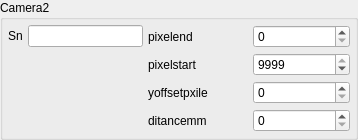
               <widget class="QGroupBox" name="groupBox_camera_2">
                <property name="minimumSize">
                 <size>
                  <width>358</width>
                  <height>0</height>
                 </size>
                </property>
                <property name="maximumSize">
                 <size>
                  <width>16777215</width>
                  <height>16777215</height>
                 </size>
                </property>
                <property name="title">
                 <string>Camera2</string>
                </property>
                <layout class="QHBoxLayout" name="horizontalLayout_6" stretch="2,3">
                 <property name="spacing">
                  <number>5</number>
                 </property>
                 <property name="leftMargin">
                  <number>5</number>
                 </property>
                 <property name="topMargin">
                  <number>5</number>
                 </property>
                 <property name="rightMargin">
                  <number>5</number>
                 </property>
                 <property name="bottomMargin">
                  <number>5</number>
                 </property>
                 <item>
                  <layout class="QVBoxLayout" name="verticalLayout_21">
                   <item>
                    <layout class="QHBoxLayout" name="horizontalLayout_cam1_2">
                     <item>
                      <widget class="QLabel" name="label_Camera_2">
                       <property name="text">
                        <string>Sn</string>
                       </property>
                      </widget>
                     </item>
                     <item>
                      <widget class="QLineEdit" name="lineEdit_Camera_2">
                       <property name="text">
                        <string/>
                       </property>
                      </widget>
                     </item>
                    </layout>
                   </item>
                   <item>
                    <spacer name="verticalSpacer_cam_2">
                     <property name="orientation">
                      <enum>Qt::Vertical</enum>
                     </property>
                     <property name="sizeHint" stdset="0">
                      <size>
                       <width>20</width>
                       <height>40</height>
                      </size>
                     </property>
                    </spacer>
                   </item>
                  </layout>
                 </item>
                 <item>
                  <layout class="QVBoxLayout" name="verticalLayout_11">
                   <item>
                    <layout class="QHBoxLayout" name="horizontalLayout_pixelend_2">
                     <item>
                      <widget class="QLabel" name="label_pixelend_2">
                       <property name="minimumSize">
                        <size>
                         <width>100</width>
                         <height>0</height>
                        </size>
                       </property>
                       <property name="text">
                        <string>pixelend</string>
                       </property>
                      </widget>
                     </item>
                     <item>
                      <widget class="QSpinBox" name="spinBox_pixelend_2">
                       <property name="minimumSize">
                        <size>
                         <width>70</width>
                         <height>0</height>
                        </size>
                       </property>
                       <property name="maximumSize">
                        <size>
                         <width>100</width>
                         <height>16777215</height>
                        </size>
                       </property>
                       <property name="maximum">
                        <number>9999</number>
                       </property>
                      </widget>
                     </item>
                    </layout>
                   </item>
                   <item>
                    <layout class="QHBoxLayout" name="horizontalLayout_pixelstart_2">
                     <item>
                      <widget class="QLabel" name="label_pixelstart_2">
                       <property name="minimumSize">
                        <size>
                         <width>100</width>
                         <height>0</height>
                        </size>
                       </property>
                       <property name="text">
                        <string>pixelstart</string>
                       </property>
                      </widget>
                     </item>
                     <item>
                      <widget class="QSpinBox" name="spinBox_pixelstart_2">
                       <property name="minimumSize">
                        <size>
                         <width>70</width>
                         <height>0</height>
                        </size>
                       </property>
                       <property name="maximumSize">
                        <size>
                         <width>100</width>
                         <height>16777215</height>
                        </size>
                       </property>
                       <property name="maximum">
                        <number>9999</number>
                       </property>
                       <property name="value">
                        <number>9999</number>
                       </property>
                      </widget>
                     </item>
                    </layout>
                   </item>
                   <item>
                    <layout class="QHBoxLayout" name="horizontalLayout_yoffsetpxile_2">
                     <item>
                      <widget class="QLabel" name="label_yoffsetpxile_2">
                       <property name="minimumSize">
                        <size>
                         <width>100</width>
                         <height>0</height>
                        </size>
                       </property>
                       <property name="text">
                        <string>yoffsetpxile</string>
                       </property>
                      </widget>
                     </item>
                     <item>
                      <widget class="QSpinBox" name="spinBox_yoffsetpxile_2">
                       <property name="minimumSize">
                        <size>
                         <width>70</width>
                         <height>0</height>
                        </size>
                       </property>
                       <property name="maximumSize">
                        <size>
                         <width>100</width>
                         <height>16777215</height>
                        </size>
                       </property>
                       <property name="maximum">
                        <number>9999</number>
                       </property>
                      </widget>
                     </item>
                    </layout>
                   </item>
                   <item>
                    <layout class="QHBoxLayout" name="horizontalLayout_ditancemm_2">
                     <item>
                      <widget class="QLabel" name="label_ditancemm_2">
                       <property name="minimumSize">
                        <size>
                         <width>100</width>
                         <height>0</height>
                        </size>
                       </property>
                       <property name="text">
                        <string>ditancemm</string>
                       </property>
                      </widget>
                     </item>
                     <item>
                      <widget class="QSpinBox" name="spinBox_ditancemm_2">
                       <property name="minimumSize">
                        <size>
                         <width>70</width>
                         <height>0</height>
                        </size>
                       </property>
                       <property name="maximumSize">
                        <size>
                         <width>100</width>
                         <height>16777215</height>
                        </size>
                       </property>
                       <property name="maximum">
                        <number>9999</number>
                       </property>
                      </widget>
                     </item>
                    </layout>
                   </item>
                  </layout>
                 </item>
                </layout>
               </widget>
